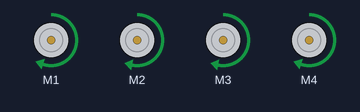
Bench run of a sketch on a simulated Arduino Uno, built with avr-gcc and run on an emulated ATmega328P. On the bench: 4 × DC motor (green arrow = forward, orange = backward, longer = faster).

Above: at 0.1 s.
Timing chart, 0 to 1.6 s (numbered marks = the images above):
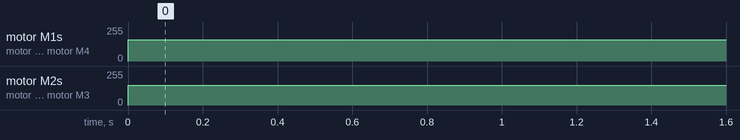

Measured:
- by itself, motor M1, motor M4: stopped → forward 158/255 at 0.00 s
- by itself, motor M2, motor M3: stopped → forward 150/255 at 0.00 s

The sketch:

assignment_A.ino
```cpp
#include <Adafruit_MotorShield.h>

// Setup dc motors ================================================
Adafruit_MotorShield myMotorShield = Adafruit_MotorShield();
Adafruit_DCMotor *Front_Left = myMotorShield.getMotor(1); //M1 port
Adafruit_DCMotor *Back_Right = myMotorShield.getMotor(2); //M2 port
Adafruit_DCMotor *Front_Right = myMotorShield.getMotor(3); //M3 port
Adafruit_DCMotor *Back_Left = myMotorShield.getMotor(4); //M4 port

// init setup =====================================================
void setup()
{
  Serial.begin(9600); //set serial output to 9600 baud
  myMotorShield.begin(); //start the dc motor shield library
}

// main loop ======================================================
void loop()
{
  forward_backward(0);
  set_speed(150);
}

// function to set car speed ====================================
void set_speed(int speed) // max 255
{
  Front_Left->setSpeed(speed+8);
  Back_Left->setSpeed(speed+8);
  Front_Right->setSpeed(speed);
  Back_Right->setSpeed(speed);
 }

// function to set drive direction to forward or backward =======
void forward_backward(int val){ // 0 for forward, 1 for backward
  if (val == 0)
    {
      Front_Left->run(FORWARD);
      Back_Right->run(FORWARD);
      Front_Right->run(FORWARD);
      Back_Left->run(FORWARD);
    } else if (val == 1)
    {
      Front_Left->run(BACKWARD);
      Back_Right->run(BACKWARD);
      Front_Right->run(BACKWARD);
      Back_Left->run(BACKWARD);
    }
 }
```
